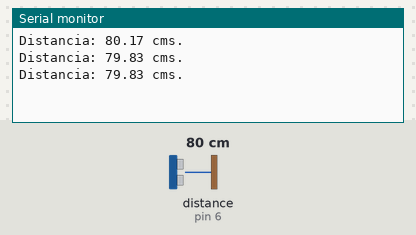
This sketch was run on a simulated Arduino Uno, built with avr-gcc and run on an emulated ATmega328P. Parts: the last lines printed to the serial monitor. Wiring (inferred from the names in the program): ultrasonic range finder: trigger pin 9; echo pin 6. The inputs (shaded band) are chosen by the test bench; at power-on: distance to the obstacle (sensor on pin 6) 80 cm. The echo pulse lasts 58.3 µs per cm.

Above: at 1.3 s.
1.4 s: distance to the obstacle (sensor on pin 6) set to 2 cm
At 1.9 s:
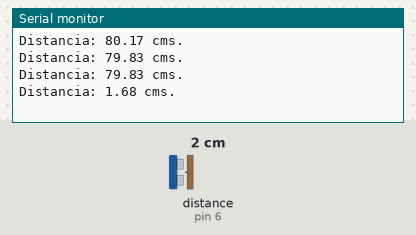
2.9 s: distance to the obstacle (sensor on pin 6) set to 4 cm
At 3.4 s:
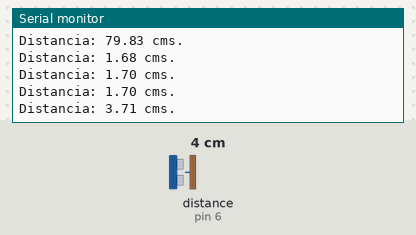
Timing chart, 0 to 5.9 s (numbered marks = the images above; inputs shaded):
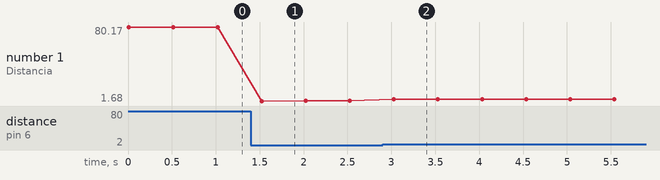

Measured:
- after the input at 1.4 s, the serial monitor: prints a new line after 0.12 s (image 1)
- after the input at 2.9 s, the serial monitor: prints a new line after 0.13 s (image 2)
- plotted number 1: 79.83 → 1.7 after the input at 1.4 s, 1.7 → 3.71 after the input at 2.9 s

The sketch:

HC-SR04.ino
```cpp
// HC-SR04

byte TRIG = 9;
byte ECHO = 6;

float DURACION;
float DISTANCIA;

void setup() {
  pinMode(TRIG, OUTPUT);
  pinMode(ECHO, INPUT);
  Serial.begin(9600);
}

void loop() {
  digitalWrite(TRIG, HIGH);
  delay(1);
  digitalWrite(TRIG, LOW);
  DURACION = pulseIn(ECHO, HIGH);
  DISTANCIA = DURACION / 58.2;
  // 52.2 es una constante especificada
  // por el fabricante del HC-SR04
  Serial.print("Distancia: ");
  Serial.print(DISTANCIA);
  Serial.println(" cms.");
  delay(500);
}
```
